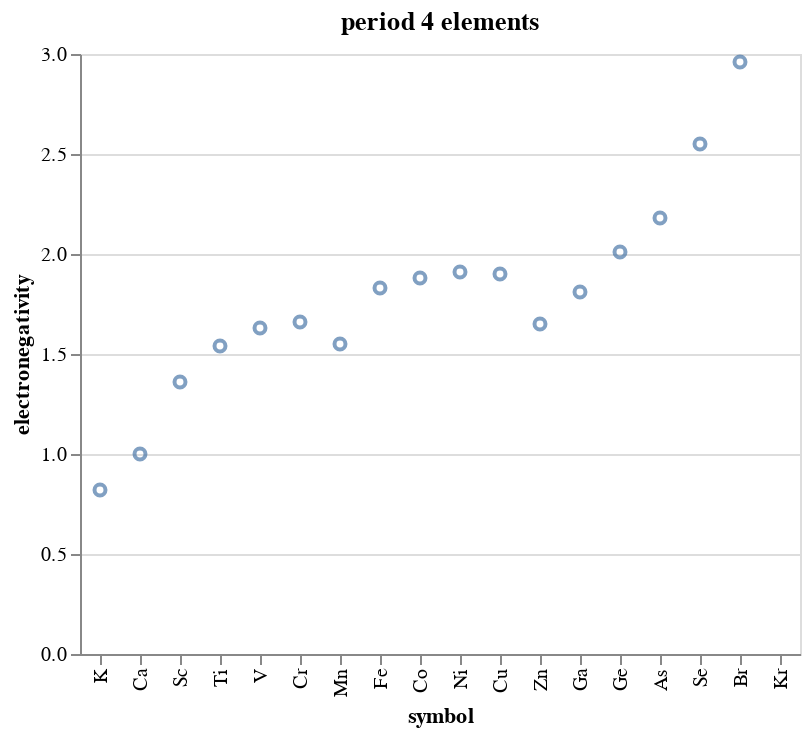

Source (notebook cell):
### Code cell
period = 4
certain_elements = elements.query(f"period == {period}")
alt.Chart(certain_elements, title=f"period {period} elements").mark_point().encode(
    x=alt.X('symbol:N', sort=certain_elements.symbol.to_numpy()),
    y='electronegativity',
)

### Figure 1 — Vega-Lite specification as saved in the notebook (floating-point values rounded to 4 significant figures)
{"config": {"view": {"continuousWidth": 400, "continuousHeight": 300}}, "data": {"name": "data-58e7d38e5b1f31ee2b858af188e0b99e"}, "mark": "point", "encoding": {"x": {"field": "symbol", "sort": ["K", "Ca", "Sc", "Ti", "V", "Cr", "Mn", "Fe", "Co", "Ni", "Cu", "Zn", "Ga", "Ge", "As", "Se", "Br", "Kr"], "type": "nominal"}, "y": {"field": "electronegativity", "type": "quantitative"}}, "title": "period 4 elements", "$schema": "https://vega.github.io/schema/vega-lite/v4.17.0.json", "datasets": {"data-58e7d38e5b1f31ee2b858af188e0b99e": [{"atomic number": 19, "symbol": "K", "name": "Potassium", "atomic mass": "39.0983", "CPK": "#8F40D4", "electronic configuration": "[Ar] 4s1", "electronegativity": 0.82, "atomic radius": 196.0, "ion radius": "138 (+1)", "van der Waals radius": 275.0, "IE-1": 419.0, "EA": -48.0, "standard state": "solid", "bonding type": "metallic", "melting point": 337.0, "boiling point": 1032.0, "density": 0.86, "metal": "alkali metal", "year discovered": "1807", "group": "1", "period": 4}, {"atomic number": 20, "symbol": "Ca", "name": "Calcium", "atomic mass": "40.078", "CPK": "#3DFF00", "electronic configuration": "[Ar] 4s2", "electronegativity": 1.0, "atomic radius": 174.0, "ion radius": "100 (+2)", "van der Waals radius": null, "IE-1": 590.0, "EA": -2.0, "standard state": "solid", "bonding type": "metallic", "melting point": 1115.0, "boiling point": 1757.0, "density": 1.55, "metal": "alkaline earth metal", "year discovered": "Ancient", "group": "2", "period": 4}, {"atomic number": 21, "symbol": "Sc", "name": "Scandium", "atomic mass": "44.955912", "CPK": "#E6E6E6", "electronic configuration": "[Ar] 3d1 4s2", "electronegativity": 1.36, "atomic radius": 144.0, "ion radius": "74.5 (+3)", "van der Waals radius": null, "IE-1": 633.0, "EA": -18.0, "standard state": "solid", "bonding type": "metallic", "melting point": 1814.0, "boiling point": 3103.0, "density": 2.99, "metal": "transition metal", "year discovered": "1876", "group": "3", "period": 4}, {"atomic number": 22, "symbol": "Ti", "name": "Titanium", "atomic mass": "47.867", "CPK": "#BFC2C7", "electronic configuration": "[Ar] 3d2 4s2", "electronegativity": 1.54, "atomic radius": 136.0, "ion radius": "86 (+2)", "van der Waals radius": null, "IE-1": 659.0, "EA": -8.0, "standard state": "solid", "bonding type": "metallic", "melting point": 1941.0, "boiling point": 3560.0, "density": 4.51, "metal": "transition metal", "year discovered": "1791", "group": "4", "period": 4}, {"atomic number": 23, "symbol": "V", "name": "Vanadium", "atomic mass": "50.9415", "CPK": "#A6A6AB", "electronic configuration": "[Ar] 3d3 4s2", "electronegativity": 1.63, "atomic radius": 125.0, "ion radius": "79 (+2)", "van der Waals radius": null, "IE-1": 651.0, "EA": -51.0, "standard state": "solid", "bonding type": "metallic", "melting point": 2183.0, "boiling point": 3680.0, "density": 6.11, "metal": "transition metal", "year discovered": "1803", "group": "5", "period": 4}, {"atomic number": 24, "symbol": "Cr", "name": "Chromium", "atomic mass": "51.9961", "CPK": "#8A99C7", "electronic configuration": "[Ar] 3d5 4s1", "electronegativity": 1.66, "atomic radius": 127.0, "ion radius": "80 (+2*)", "van der Waals radius": null, "IE-1": 653.0, "EA": -64.0, "standard state": "solid", "bonding type": "metallic", "melting point": 2180.0, "boiling point": 2944.0, "density": 7.14, "metal": "transition metal", "year discovered": "Ancient", "group": "6", "period": 4}, {"atomic number": 25, "symbol": "Mn", "name": "Manganese", "atomic mass": "54.938045", "CPK": "#9C7AC7", "electronic configuration": "[Ar] 3d5 4s2", "electronegativity": 1.55, "atomic radius": 139.0, "ion radius": "67 (+2)", "van der Waals radius": null, "IE-1": 717.0, "EA": 0.0, "standard state": "solid", "bonding type": "metallic", "melting point": 1519.0, "boiling point": 2334.0, "density": 7.47, "metal": "transition metal", "year discovered": "1774", "group": "7", "period": 4}, {"atomic number": 26, "symbol": "Fe", "name": "Iron", "atomic mass": "55.845", "CPK": "#E06633", "electronic configuration": "[Ar] 3d6 4s2", "electronegativity": 1.83, "atomic radius": 125.0, "ion radius": "78 (+2*)", "van der Waals radius": null, "IE-1": 763.0, "EA": -16.0, "standard state": "solid", "bonding type": "metallic", "melting point": 1811.0, "boiling point": 3134.0, "density": 7.87, "metal": "transition metal", "year discovered": "Ancient", "group": "8", "period": 4}, {"atomic number": 27, "symbol": "Co", "name": "Cobalt", "atomic mass": "58.933195", "CPK": "#F090A0", "electronic configuration": "[Ar] 3d7 4s2", "electronegativity": 1.88, "atomic radius": 126.0, "ion radius": "74.5 (+2*)", "van der Waals radius": null, "IE-1": 760.0, "EA": -64.0, "standard state": "solid", "bonding type": "metallic", "melting point": 1768.0, "boiling point": 3200.0, "density": 8.9, "metal": "transition metal", "year discovered": "Ancient", "group": "9", "period": 4}, {"atomic number": 28, "symbol": "Ni", "name": "Nickel", "atomic mass": "58.6934", "CPK": "#50D050", "electronic configuration": "[Ar] 3d8 4s2", "electronegativity": 1.91, "atomic radius": 121.0, "ion radius": "69 (+2)", "van der Waals radius": 163.0, "IE-1": 737.0, "EA": -112.0, "standard state": "solid", "bonding type": "metallic", "melting point": 1728.0, "boiling point": 3186.0, "density": 8.91, "metal": "transition metal", "year discovered": "1751", "group": "10", "period": 4}, {"atomic number": 29, "symbol": "Cu", "name": "Copper", "atomic mass": "63.546", "CPK": "#C88033", "electronic configuration": "[Ar] 3d10 4s1", "electronegativity": 1.9, "atomic radius": 138.0, "ion radius": "77 (+1)", "van der Waals radius": 140.0, "IE-1": 746.0, "EA": -118.0, "standard state": "solid", "bonding type": "metallic", "melting point": 1358.0, "boiling point": 3200.0, "density": 8.92, "metal": "transition metal", "year discovered": "Ancient", "group": "11", "period": 4}, {"atomic number": 30, "symbol": "Zn", "name": "Zinc", "atomic mass": "65.38", "CPK": "#7D80B0", "electronic configuration": "[Ar] 3d10 4s2", "electronegativity": 1.65, "atomic radius": 131.0, "ion radius": "74 (+2)", "van der Waals radius": 139.0, "IE-1": 906.0, "EA": 0.0, "standard state": "solid", "bonding type": "metallic", "melting point": 693.0, "boiling point": 1180.0, "density": 7.14, "metal": "transition metal", "year discovered": "1746", "group": "12", "period": 4}, {"atomic number": 31, "symbol": "Ga", "name": "Gallium", "atomic mass": "69.723", "CPK": "#C28F8F", "electronic configuration": "[Ar] 3d10 4s2 4p1", "electronegativity": 1.81, "atomic radius": 126.0, "ion radius": "62 (+3)", "van der Waals radius": 187.0, "IE-1": 579.0, "EA": -29.0, "standard state": "solid", "bonding type": "metallic", "melting point": 303.0, "boiling point": 2477.0, "density": 5.9, "metal": "metal", "year discovered": "1875", "group": "13", "period": 4}, {"atomic number": 32, "symbol": "Ge", "name": "Germanium", "atomic mass": "72.64", "CPK": "#668F8F", "electronic configuration": "[Ar] 3d10 4s2 4p2", "electronegativity": 2.01, "atomic radius": 122.0, "ion radius": "73 (+2)", "van der Waals radius": null, "IE-1": 762.0, "EA": -119.0, "standard state": "solid", "bonding type": "metallic", "melting point": 1211.0, "boiling point": 3093.0, "density": 5.32, "metal": "metalloid", "year discovered": "1886", "group": "14", "period": 4}, {"atomic number": 33, "symbol": "As", "name": "Arsenic", "atomic mass": "74.92160", "CPK": "#BD80E3", "electronic configuration": "[Ar] 3d10 4s2 4p3", "electronegativity": 2.18, "atomic radius": 119.0, "ion radius": "58 (+3)", "van der Waals radius": 185.0, "IE-1": 947.0, "EA": -78.0, "standard state": "solid", "bonding type": "metallic", "melting point": 1090.0, "boiling point": 887.0, "density": 5.73, "metal": "metalloid", "year discovered": "Ancient", "group": "15", "period": 4}, {"atomic number": 34, "symbol": "Se", "name": "Selenium", "atomic mass": "78.96", "CPK": "#FFA100", "electronic configuration": "[Ar] 3d10 4s2 4p4", "electronegativity": 2.55, "atomic radius": 116.0, "ion radius": "198 (-2)", "van der Waals radius": 190.0, "IE-1": 941.0, "EA": -195.0, "standard state": "solid", "bonding type": "metallic", "melting point": 494.0, "boiling point": 958.0, "density": 4.82, "metal": "nonmetal", "year discovered": "1817", "group": "16", "period": 4}, {"atomic number": 35, "symbol": "Br", "name": "Bromine", "atomic mass": "79.904", "CPK": "#A62929", "electronic configuration": "[Ar] 3d10 4s2 4p5", "electronegativity": 2.96, "atomic radius": 114.0, "ion radius": "196 (-1)", "van der Waals radius": 185.0, "IE-1": 1140.0, "EA": -325.0, "standard state": "liquid", "bonding type": "covalent network", "melting point": 266.0, "boiling point": 332.0, "density": 3.12, "metal": "halogen", "year discovered": "1826", "group": "17", "period": 4}, {"atomic number": 36, "symbol": "Kr", "name": "Krypton", "atomic mass": "83.798", "CPK": "#5CB8D1", "electronic configuration": "[Ar] 3d10 4s2 4p6", "electronegativity": null, "atomic radius": 110.0, "ion radius": null, "van der Waals radius": 202.0, "IE-1": 1351.0, "EA": 0.0, "standard state": "gas", "bonding type": "atomic", "melting point": 116.0, "boiling point": 120.0, "density": 0.0, "metal": "noble gas", "year discovered": "1898", "group": "18", "period": 4}]}}
